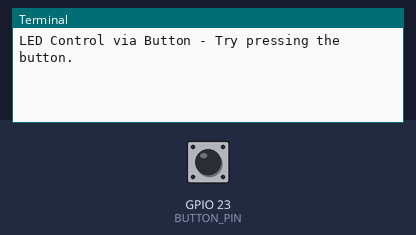
Bench run of a program on a simulated Raspberry Pi (BCM pin numbers). On the bench: the last lines printed to the terminal. The inputs (shaded band) are chosen by the test bench; at power-on: GPIO 23 (BUTTON_PIN) HIGH. Web requests get an empty 200 reply after 0.4 s; the clock reads 2024-03-15 10:24:30 at power-on unless the program sets it.

Above: at 1.2 s.
1.3 s: GPIO 23 (BUTTON_PIN) pulled LOW for 0.15 s
At 2.7 s:
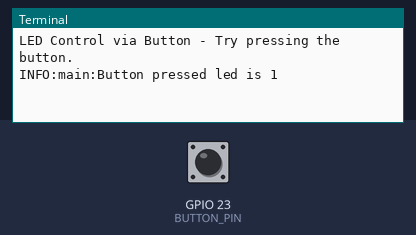
3.2 s: GPIO 23 (BUTTON_PIN) pulled LOW for 1 s
At 4.2 s:
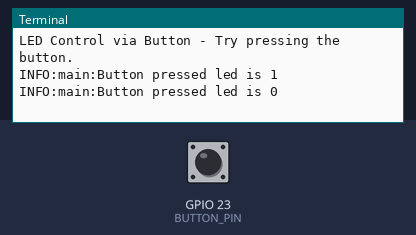

Measured:
- after the input at 1.3 s, the terminal: prints a new line after 0.40 s (image 1)
- after the input at 3.2 s, the terminal: prints a new line after 0.40 s (image 2)

The program:

pigpio_controll_led_via_button_via_dweet.py
```python
"""
A Python program to control an LED using the public dweet.io service.
Led controll is connected to the button. When button is pressed light
is switched on, when button is pressed next time light is switched of.

Dependencies:
  pip3 install gpiozero pigpio requests

Built and tested with Python 3.7 on Raspberry Pi 4 Model B
"""

import logging
import signal
import sys
from time import sleep

import pigpio
import requests  # (1)
from common import get_raspberry_ip, resolve_device_id

BUTTON_PIN = 23

pi = pigpio.pi(get_raspberry_ip())


logging.basicConfig(level=logging.WARNING)  # Global logging configuration
logger = logging.getLogger("main")  # Logger for this module
logger.setLevel(logging.INFO)


def main():
    print_instructions()

    set_up_button()

    # There are three options available for button:
    #  - FALLING_EDGE callback is called when You pressed the button
    #  - RISING_EDGE callback is called when You released the button
    #  - EITHER_EDGE callback is called when You both press and release the button
    pi.callback(BUTTON_PIN, pigpio.FALLING_EDGE, pressed)


def set_up_button():
    # Configure button pin as an input pin
    pi.set_mode(BUTTON_PIN, pigpio.INPUT)
    # Enable internal pull up resistor
    pi.set_pull_up_down(BUTTON_PIN, pigpio.PUD_UP)
    # Debounce button. When metal meets metal
    #  there is noise produced as byproduct.
    #  Debouncing allow adjusting noise level.
    pi.set_glitch_filter(BUTTON_PIN, 1000)


def persist_led(func):
    led = {"state": None}

    def wrapped(*args, **kwargs):
        kwargs["last_led_state"] = led["state"]

        led["state"] = func(*args, **kwargs)

    return wrapped


@persist_led
def pressed(*args, **kwargs):
    is_light_on = kwargs.get("last_led_state")

    if not is_light_on:
        light_on()
        is_light_on = 1
    else:
        light_off()
        is_light_on = 0

    logger.info(f"Button pressed led is {is_light_on}")

    return is_light_on


def light_off():
    url = "https://dweet.io/dweet/for/{}?state=off".format(resolve_device_id())

    result = requests.get(url)

    logger.debug("Response for button press was %s", result.status_code)


def light_on():
    url = "https://dweet.io/dweet/for/{}?state=on".format(resolve_device_id())

    result = requests.get(url)

    logger.debug("Response for button press was %s", result.status_code)


def print_instructions():
    """Print instructions to terminal."""
    print("LED Control via Button - Try pressing the button.")


if __name__ == "__main__":

    def signal_handler(sig, frame):
        light_off()
        sys.exit(0)

    signal.signal(signal.SIGINT, signal_handler)  # Capture CTRL + C

    main()

    signal.pause()
```

common.py
```python
import hashlib
import os
import sys

DEVICE_ID_SEED = os.environ.get("DWEET_ID_SEED") or "whatever123"


def get_raspberry_ip() -> str:
    if len(sys.argv) > 1:
        return sys.argv[1]
    if env_value := os.environ.get("RASPBERRY_IP"):
        return env_value

    return "127.0.0.1"


def resolve_device_id():
    h = hashlib.new("sha256")  # sha256 can be replaced with diffrent algorithms

    h.update(
        DEVICE_ID_SEED.encode()
    )  # give a encoded string. Makes the String to the Hash

    return h.hexdigest()
```
